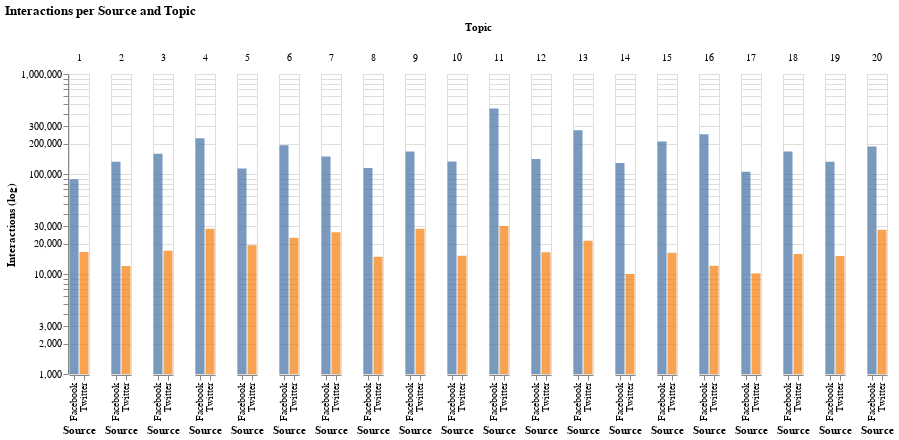

Notebook cell for this chart:
### Code cell
p_data = grouped.copy()
p_data["source"] = p_data.index.get_level_values("source")
p_data.columns = ["count", "sum", "mean", "Source"]
p_data.reset_index(inplace=True)
p_data["Topic"] = p_data.topic_interpretation

chart = alt.Chart(p_data, title="Interactions per Source and Topic").mark_bar().encode(
    alt.X("Source:N"),
    alt.Y("sum(sum):Q", 
          scale=alt.Scale(type="log", base=10),
          title="Interactions (log)"),
    column=alt.Column("topic:O", title="Topic"),
    color=alt.Color("Source", legend=None),
    opacity=alt.value(0.75),
    tooltip=["Topic"]
).properties(
    width=20
)

chart.save(os.path.join(figures_path, "topics", "interactions_per_source_layered.html"))
chart

### Figure 1 — Vega-Lite specification as saved in the notebook (floating-point values rounded to 4 significant figures)
{"$schema": "https://vega.github.io/schema/vega-lite/v3.4.0.json", "config": {"mark": {"tooltip": null}, "view": {"height": 300, "width": 400}}, "data": {"name": "data-579684491b866935d7730138f9710052"}, "datasets": {"data-579684491b866935d7730138f9710052": [{"Source": "Facebook", "Topic": "-", "count": 469, "mean": 189.2, "source": "Facebook", "sum": 88713, "topic": 1, "topic_interpretation": "-"}, {"Source": "Twitter", "Topic": "-", "count": 468, "mean": 35.41, "source": "Twitter", "sum": 16572, "topic": 1, "topic_interpretation": "-"}, {"Source": "Facebook", "Topic": "Wohnen/Sicherheit", "count": 524, "mean": 253.2, "source": "Facebook", "sum": 132659, "topic": 2, "topic_interpretation": "Wohnen/Sicherheit"}, {"Source": "Twitter", "Topic": "Wohnen/Sicherheit", "count": 471, "mean": 25.47, "source": "Twitter", "sum": 11996, "topic": 2, "topic_interpretation": "Wohnen/Sicherheit"}, {"Source": "Facebook", "Topic": "Grüne", "count": 602, "mean": 265.1, "source": "Facebook", "sum": 159577, "topic": 3, "topic_interpretation": "Grüne"}, {"Source": "Twitter", "Topic": "Grüne", "count": 632, "mean": 27.0, "source": "Twitter", "sum": 17063, "topic": 3, "topic_interpretation": "Grüne"}, {"Source": "Facebook", "Topic": "Steuern/Geld", "count": 707, "mean": 321.6, "source": "Facebook", "sum": 227364, "topic": 4, "topic_interpretation": "Steuern/Geld"}, {"Source": "Twitter", "Topic": "Steuern/Geld", "count": 728, "mean": 38.99, "source": "Twitter", "sum": 28384, "topic": 4, "topic_interpretation": "Steuern/Geld"}, {"Source": "Facebook", "Topic": "TV", "count": 449, "mean": 252.1, "source": "Facebook", "sum": 113189, "topic": 5, "topic_interpretation": "TV"}, {"Source": "Twitter", "Topic": "TV", "count": 417, "mean": 46.57, "source": "Twitter", "sum": 19421, "topic": 5, "topic_interpretation": "TV"}, {"Source": "Facebook", "Topic": "Parteien", "count": 719, "mean": 269.8, "source": "Facebook", "sum": 194006, "topic": 6, "topic_interpretation": "Parteien"}, {"Source": "Twitter", "Topic": "Parteien", "count": 776, "mean": 29.65, "source": "Twitter", "sum": 23009, "topic": 6, "topic_interpretation": "Parteien"}, {"Source": "Facebook", "Topic": "Prognosen", "count": 634, "mean": 236.4, "source": "Facebook", "sum": 149874, "topic": 7, "topic_interpretation": "Prognosen"}, {"Source": "Twitter", "Topic": "Prognosen", "count": 562, "mean": 46.63, "source": "Twitter", "sum": 26208, "topic": 7, "topic_interpretation": "Prognosen"}, {"Source": "Facebook", "Topic": "KPÖ/LinkeVorderungen", "count": 492, "mean": 234.0, "source": "Facebook", "sum": 115130, "topic": 8, "topic_interpretation": "KPÖ/LinkeVorderungen"}, {"Source": "Twitter", "Topic": "KPÖ/LinkeVorderungen", "count": 553, "mean": 26.94, "source": "Twitter", "sum": 14898, "topic": 8, "topic_interpretation": "KPÖ/LinkeVorderungen"}, {"Source": "Facebook", "Topic": "Dank/TV-Runde", "count": 544, "mean": 308.7, "source": "Facebook", "sum": 167913, "topic": 9, "topic_interpretation": "Dank/TV-Runde"}, {"Source": "Twitter", "Topic": "Dank/TV-Runde", "count": 791, "mean": 35.93, "source": "Twitter", "sum": 28424, "topic": 9, "topic_interpretation": "Dank/TV-Runde"}, {"Source": "Facebook", "Topic": "Links/Alternativ", "count": 518, "mean": 256.8, "source": "Facebook", "sum": 133007, "topic": 10, "topic_interpretation": "Links/Alternativ"}, {"Source": "Twitter", "Topic": "Links/Alternativ", "count": 526, "mean": 28.98, "source": "Twitter", "sum": 15244, "topic": 10, "topic_interpretation": "Links/Alternativ"}, {"Source": "Facebook", "Topic": "ÖVP", "count": 1099, "mean": 411.4, "source": "Facebook", "sum": 452139, "topic": 11, "topic_interpretation": "ÖVP"}, {"Source": "Twitter", "Topic": "ÖVP", "count": 725, "mean": 41.77, "source": "Twitter", "sum": 30286, "topic": 11, "topic_interpretation": "ÖVP"}, {"Source": "Facebook", "Topic": "-", "count": 626, "mean": 225.6, "source": "Facebook", "sum": 141228, "topic": 12, "topic_interpretation": "-"}, {"Source": "Twitter", "Topic": "-", "count": 509, "mean": 32.39, "source": "Twitter", "sum": 16486, "topic": 12, "topic_interpretation": "-"}, {"Source": "Facebook", "Topic": "SPÖ", "count": 809, "mean": 338.6, "source": "Facebook", "sum": 273951, "topic": 13, "topic_interpretation": "SPÖ"}, {"Source": "Twitter", "Topic": "SPÖ", "count": 755, "mean": 28.4, "source": "Twitter", "sum": 21445, "topic": 13, "topic_interpretation": "SPÖ"}, {"Source": "Facebook", "Topic": "Volksparteien", "count": 428, "mean": 300.6, "source": "Facebook", "sum": 128653, "topic": 14, "topic_interpretation": "Volksparteien"}, {"Source": "Twitter", "Topic": "Volksparteien", "count": 394, "mean": 25.31, "source": "Twitter", "sum": 9972, "topic": 14, "topic_interpretation": "Volksparteien"}, {"Source": "Facebook", "Topic": "-", "count": 587, "mean": 359.9, "source": "Facebook", "sum": 211253, "topic": 15, "topic_interpretation": "-"}, {"Source": "Twitter", "Topic": "-", "count": 588, "mean": 27.74, "source": "Twitter", "sum": 16312, "topic": 15, "topic_interpretation": "-"}, {"Source": "Facebook", "Topic": "FPÖ", "count": 621, "mean": 401.5, "source": "Facebook", "sum": 249352, "topic": 16, "topic_interpretation": "FPÖ"}, {"Source": "Twitter", "Topic": "FPÖ", "count": 457, "mean": 26.53, "source": "Twitter", "sum": 12125, "topic": 16, "topic_interpretation": "FPÖ"}, {"Source": "Facebook", "Topic": "-", "count": 473, "mean": 222.5, "source": "Facebook", "sum": 105266, "topic": 17, "topic_interpretation": "-"}, {"Source": "Twitter", "Topic": "-", "count": 391, "mean": 25.85, "source": "Twitter", "sum": 10106, "topic": 17, "topic_interpretation": "-"}, {"Source": "Facebook", "Topic": "Wahlkampfslogans", "count": 589, "mean": 285.1, "source": "Facebook", "sum": 167896, "topic": 18, "topic_interpretation": "Wahlkampfslogans"}, {"Source": "Twitter", "Topic": "Wahlkampfslogans", "count": 421, "mean": 37.65, "source": "Twitter", "sum": 15852, "topic": 18, "topic_interpretation": "Wahlkampfslogans"}, {"Source": "Facebook", "Topic": "-", "count": 520, "mean": 255.4, "source": "Facebook", "sum": 132786, "topic": 19, "topic_interpretation": "-"}, {"Source": "Twitter", "Topic": "-", "count": 542, "mean": 28.0, "source": "Twitter", "sum": 15177, "topic": 19, "topic_interpretation": "-"}, {"Source": "Facebook", "Topic": "Rechts-außen", "count": 621, "mean": 303.1, "source": "Facebook", "sum": 188230, "topic": 20, "topic_interpretation": "Rechts-außen"}, {"Source": "Twitter", "Topic": "Rechts-außen", "count": 647, "mean": 42.82, "source": "Twitter", "sum": 27707, "topic": 20, "topic_interpretation": "Rechts-außen"}]}, "encoding": {"color": {"field": "Source", "legend": null, "type": "nominal"}, "column": {"field": "topic", "title": "Topic", "type": "ordinal"}, "opacity": {"value": 0.75}, "tooltip": [{"field": "Topic", "type": "nominal"}], "x": {"field": "Source", "type": "nominal"}, "y": {"aggregate": "sum", "field": "sum", "scale": {"base": 10, "type": "log"}, "title": "Interactions (log)", "type": "quantitative"}}, "mark": "bar", "title": "Interactions per Source and Topic", "width": 20}
